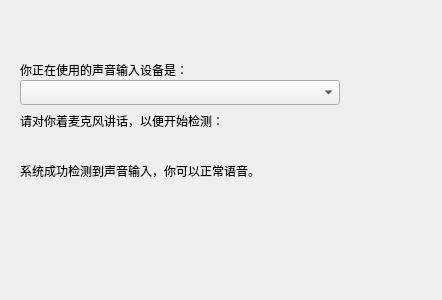
<?xml version="1.0" encoding="UTF-8"?>
<ui version="4.0">
 <class>MicTestWdg</class>
 <widget class="QWidget" name="MicTestWdg">
  <property name="geometry">
   <rect>
    <x>0</x>
    <y>0</y>
    <width>442</width>
    <height>300</height>
   </rect>
  </property>
  <property name="windowTitle">
   <string>MicTestWdg</string>
  </property>
  <widget class="QLabel" name="backLabel">
   <property name="geometry">
    <rect>
     <x>0</x>
     <y>0</y>
     <width>442</width>
     <height>300</height>
    </rect>
   </property>
   <property name="text">
    <string/>
   </property>
  </widget>
  <widget class="QLabel" name="label_2">
   <property name="geometry">
    <rect>
     <x>20</x>
     <y>60</y>
     <width>401</width>
     <height>20</height>
    </rect>
   </property>
   <property name="text">
    <string>你正在使用的声音输入设备是：</string>
   </property>
  </widget>
  <widget class="QComboBox" name="cmbMicList">
   <property name="geometry">
    <rect>
     <x>20</x>
     <y>80</y>
     <width>320</width>
     <height>25</height>
    </rect>
   </property>
  </widget>
  <widget class="QLabel" name="label_3">
   <property name="geometry">
    <rect>
     <x>20</x>
     <y>110</y>
     <width>401</width>
     <height>21</height>
    </rect>
   </property>
   <property name="text">
    <string>请对你着麦克风讲话，以便开始检测：</string>
   </property>
  </widget>
  <widget class="QLabel" name="label_5">
   <property name="geometry">
    <rect>
     <x>20</x>
     <y>160</y>
     <width>371</width>
     <height>21</height>
    </rect>
   </property>
   <property name="text">
    <string>系统成功检测到声音输入，你可以正常语音。</string>
   </property>
  </widget>
  <widget class="QLabel" name="navLabel">
   <property name="geometry">
    <rect>
     <x>0</x>
     <y>1</y>
     <width>442</width>
     <height>50</height>
    </rect>
   </property>
   <property name="text">
    <string/>
   </property>
  </widget>
 </widget>
 <layoutdefault spacing="6" margin="11"/>
 <resources/>
 <connections/>
</ui>
